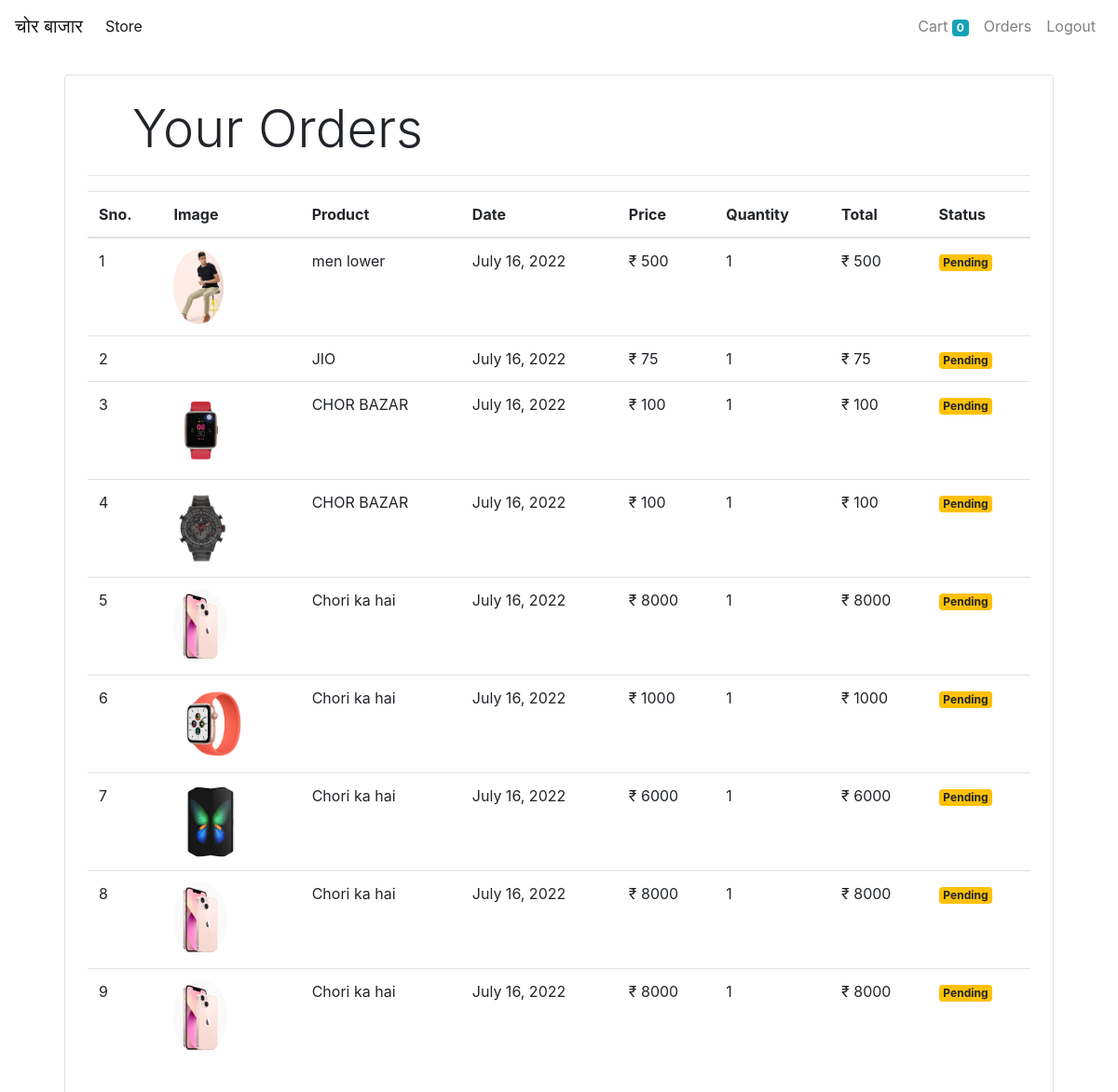
/orders (signed in), run on the app's committed database.
### store/models/orders.py (models this page shows, shortened)
class Order(models.Model):
    product = models.ForeignKey(Product,
                                on_delete=models.CASCADE)
    customer = models.ForeignKey(Customer,
                                 on_delete=models.CASCADE)
    quantity = models.IntegerField(default=1)
    price = models.IntegerField()
    address = models.CharField(max_length=50, default='', blank=True)
    phone = models.CharField(max_length=50, default='', blank=True)
    date = models.DateField(default=datetime.datetime.today)
    status = models.BooleanField(default=False)
    @staticmethod
    def get_orders_by_customer(customer_id):
        return Order.objects.filter(customer=customer_id).order_by('-date')

### store/models/product.py (models this page shows, shortened)
class Product(models.Model):
    name = models.CharField(max_length=50)
    price = models.IntegerField(default=0)
    category = models.ForeignKey(Category, on_delete=models.CASCADE, default=1)
    description = models.CharField(max_length=200, default='' , null=True , blank=True)
    image = models.ImageField(upload_to='uploads/products/')

### store/middlewares/auth.py (the view)
    def middleware(request):
        print(request.session.get('customer'))
        returnUrl = request.META['PATH_INFO']
        print(request.META['PATH_INFO'])
        if not request.session.get('customer'):
           return redirect(f'login?return_url={returnUrl}')
        response = get_response(request)
        return response

### store/templatetags/custom_filter.py (called while the page is built)
@register.filter(name='currency')
def currency(number):
    return "₹ "+str(number)

@register.filter(name='multiply')
def multiply(number , number1):
    return number * number1

### store/views/orders.py (called while the page is built)
    def get(self , request ):
        customer = request.session.get('customer')
        orders = Order.get_orders_by_customer(customer)
        print(orders)
        return render(request , 'orders.html'  , {'orders' : orders})

### store/templates/orders.html
{% extends 'base.html' %}
{% block content %}
{% load cart %}
{% load custom_filter %}
<div class="container">
   <div class="border rounded p-4 m-4">
        <p class="display-4 pl-4 ml-4">Your Orders</p>
        <hr>
        <table class="table">
            <thead>
                <tr>
                    <th>Sno.</th>
                    <th>Image</th>
                    <th>Product</th>
                    <th>Date</th>
                    <th>Price</th>
                    <th>Quantity</th>
                    <th>Total</th>
                    <th>Status</th>
                </tr>
            </thead>
            <tbody>
                {% for order in orders %}
                <tr>
                    <td>{{forloop.counter}}</td>
                    <td><img style="height: 80px;" class="rounded-circle" src="{{order.product.image.url}}" alt=""></td>
                    <td>{{order.product.name}}</td>
                    <td>{{order.date}}</td>
                    <td>{{order.price|currency}}</td>
                    <td>{{order.quantity}}</td>
                    <td>{{order.quantity|multiply:order.price|currency}}</td>
                    {% if order.status %}
                    <td><small class="badge badge-success">Completed</small></td>
                    {%else%}
                    <td><small class="badge badge-warning">Pending</small></td>
                    {% endif %}
                </tr>
                {% endfor %}
            </tbody>
        </table>
   </div>
</div>
{% endblock %}

### store/templates/base.html (shortened to what this page needs)
<!doctype html>
<html lang="en">
<head>
  <link rel="stylesheet" href="https://maxcdn.bootstrapcdn.com/bootstrap/4.0.0/css/bootstrap.min.css"
>
</head>
<body>
  <nav class="one-edge-shadow
  sticky-top navbar
  navbar-expand-lg
   navbar-light bg-white">
    <a class="navbar-brand" href="/">चोर बाजार </a>
    <div class="collapse navbar-collapse" id="navbarSupportedContent">
      <ul class="navbar-nav mr-auto">
        <li class="nav-item active">
          <a class="nav-link" href="/store">Store <span class="sr-only">(current)</span></a>
        </li>
      </ul>
      <ul class=" navbar-nav my-2 my-lg-0">
        <li class="nav-item ">
          <a class="nav-link" href="/cart">Cart
            <span class="badge badge-info">{{request.session.cart.keys|length}}</span>
            <span class="sr-only">(current)</span></a>
        </li>
        {% if request.session.customer %}
        <li class="nav-item ">
          <a class="nav-link" href="/orders">Orders<span class="sr-only">(current)</span></a>
        </li>
        <li class="nav-item ">
          <a class="nav-link" href="/logout">Logout<span class="sr-only">(current)</span></a>
        </li>
        {% endif %}
      </ul>
    </div>
  </nav>
    {% block content %}{% endblock %}
</body>
</html>

### data on the page
Order: product.image (picture), product.name "men lower", date "July 16, 2022", price "₹ 500", quantity "1", quantity|multiply "₹ 500", status "Pending"
Order: product.name "JIO", date "July 16, 2022", price "₹ 75", quantity "1", quantity|multiply "₹ 75", status "Pending"
Order: product.image (picture), product.name "CHOR BAZAR", date "July 16, 2022", price "₹ 100", quantity "1", quantity|multiply "₹ 100", status "Pending"
Order: product.image (picture), product.name "CHOR BAZAR", date "July 16, 2022", price "₹ 100", quantity "1", quantity|multiply "₹ 100", status "Pending"
Order: product.image (picture), product.name "Chori ka hai", date "July 16, 2022", price "₹ 8000", quantity "1", quantity|multiply "₹ 8000", status "Pending"
Order: product.image (picture), product.name "Chori ka hai", date "July 16, 2022", price "₹ 1000", quantity "1", quantity|multiply "₹ 1000", status "Pending"
Order: product.image (picture), product.name "Chori ka hai", date "July 16, 2022", price "₹ 6000", quantity "1", quantity|multiply "₹ 6000", status "Pending"
Order: product.image (picture), product.name "Chori ka hai", date "July 16, 2022", price "₹ 8000", quantity "1", quantity|multiply "₹ 8000", status "Pending"
Order: product.image (picture), product.name "Chori ka hai", date "July 16, 2022", price "₹ 8000", quantity "1", quantity|multiply "₹ 8000", status "Pending"

### other printed values
{{ request.session.cart.keys|length }} "0"
